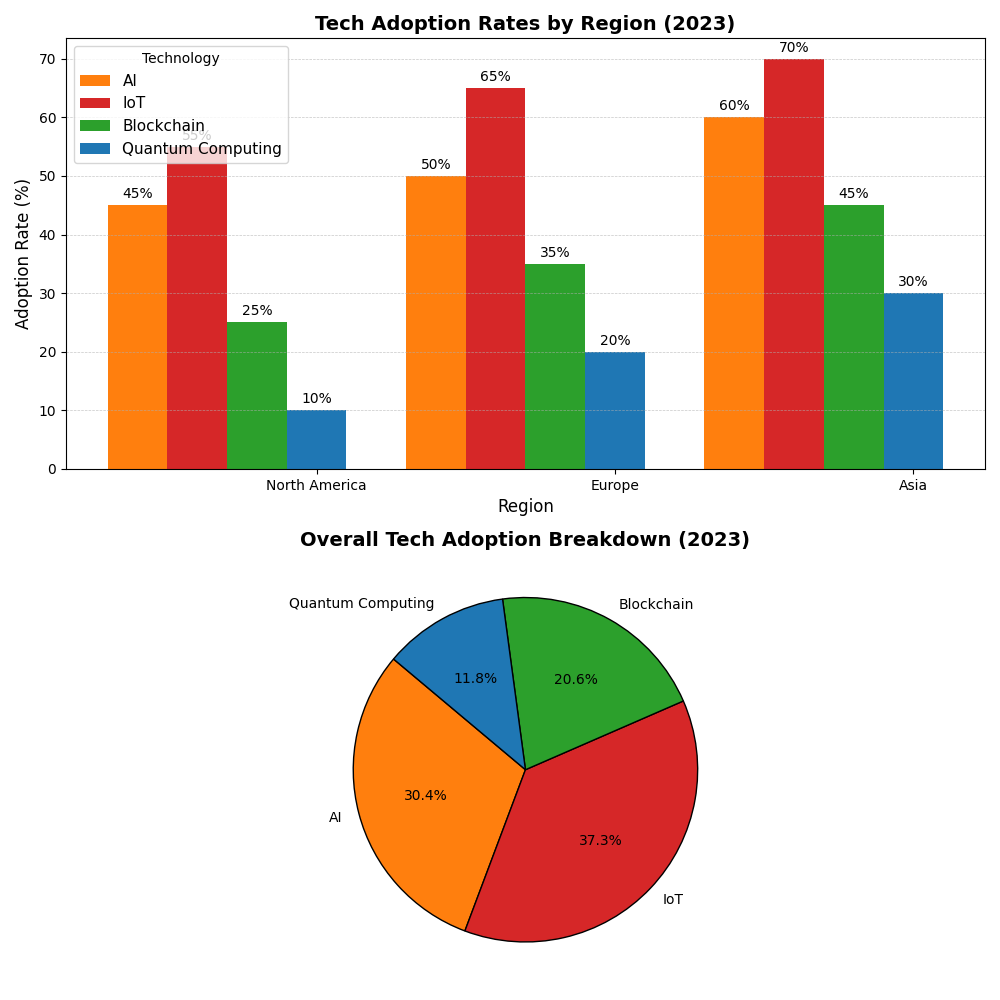

The Python source for this figure:
import matplotlib.pyplot as plt
import numpy as np

regions = ['North America', 'Europe', 'Asia']
AI_adoption_rate = [45, 50, 60]
IoT_adoption_rate = [55, 65, 70]
Blockchain_adoption_rate = [25, 35, 45]
Quantum_adoption_rate = [10, 20, 30]

adoption_data = np.array([AI_adoption_rate, IoT_adoption_rate, Blockchain_adoption_rate, Quantum_adoption_rate])
technologies = ['AI', 'IoT', 'Blockchain', 'Quantum Computing']

fig, (ax1, ax2) = plt.subplots(2, 1, figsize=(10, 10))

# Sorted bar chart data (e.g., descending on each technology's adoption rate)
sorted_indices = np.argsort(adoption_data, axis=1)
sorted_data = np.sort(adoption_data, axis=1)  # Sort the data in ascending order

# Update regions order based on sorting
sorted_regions = [[regions[i] for i in sorted_indices[j]] for j in range(len(sorted_indices))]

width = 0.2
colors = ['#ff7f0e', '#d62728', '#2ca02c', '#1f77b4']

# Create separate bar plots for each sorted data
for i in range(len(sorted_data)):
    indices = np.arange(len(sorted_regions[i])) + i * width
    ax1.bar(indices, sorted_data[i], width, label=technologies[i], color=colors[i])
    ax1.set_xticks(indices)
    ax1.set_xticklabels(sorted_regions[i])

ax1.set_title('Tech Adoption Rates by Region (2023)', fontsize=14, fontweight='bold')
ax1.set_xlabel('Region', fontsize=12)
ax1.set_ylabel('Adoption Rate (%)', fontsize=12)
ax1.legend(title='Technology', fontsize=11, loc='upper left')
ax1.yaxis.grid(True, linestyle='--', linewidth=0.5, alpha=0.7)

for i in range(len(sorted_data)):
    for j in range(len(sorted_data[i])):
        ax1.annotate(f'{sorted_data[i, j]}%',
                     xy=(j + i * width, sorted_data[i, j]),
                     xytext=(0, 3),
                     textcoords='offset points',
                     ha='center', va='bottom', fontsize=10)

total_adoption = np.sum(adoption_data, axis=1)
ax2.pie(total_adoption, labels=technologies, colors=colors, autopct='%1.1f%%', startangle=140,
        wedgeprops={'edgecolor': 'black', 'linewidth': 1})

ax2.set_title('Overall Tech Adoption Breakdown (2023)', fontsize=14, fontweight='bold')

plt.tight_layout()
plt.show()
